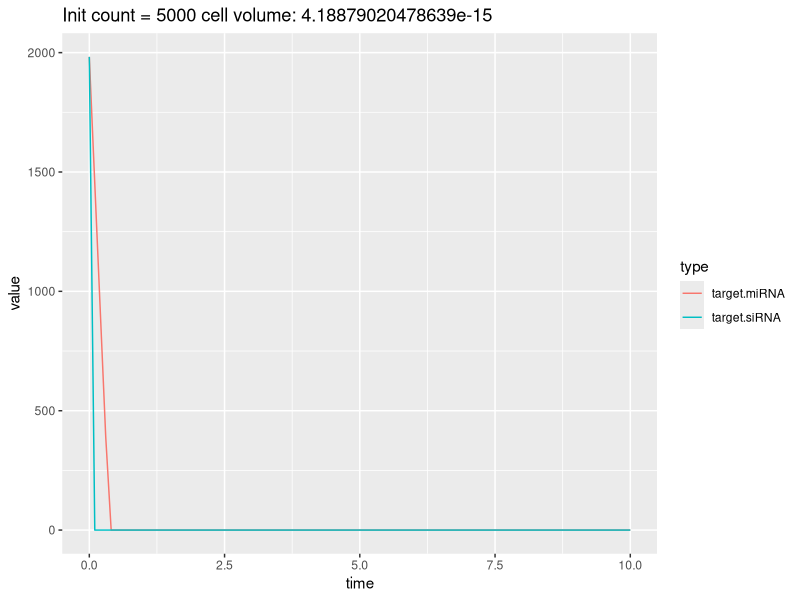
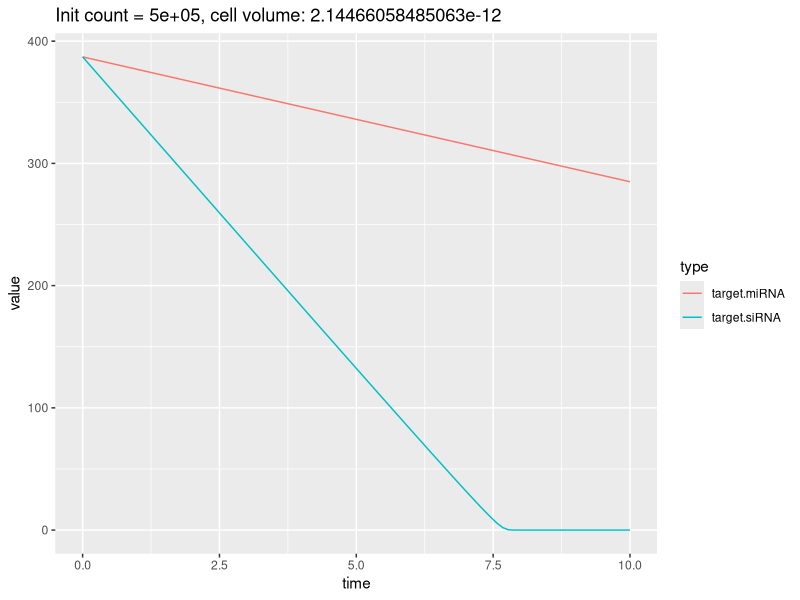

These charts were generated, in order, by the following R code:
## ---- chunk 1
library(deSolve)
library(tidyverse)
## ---- chunk 2
nanomole <- 6.022e14

params_miRNA_base <- c(
  K_M = 1.7,
  k_cat = 7.8e-2,
  k_on = 3.9e8,
  E_0_count = 1.7e5 / nanomole)

params_siRNA_base <- params_miRNA_base
params_siRNA_base["k_cat"] <- params_siRNA_base["k_cat"] * 5

params_miRNA_base["k_off"] <- params_miRNA_base["K_M"] * params_miRNA_base["k_on"] - params_miRNA_base["k_cat"]
params_siRNA_base["k_off"] <- params_miRNA_base["K_M"] * params_miRNA_base["k_on"] - params_miRNA_base["k_cat"]

RNA_count_normal <- 5000
cell_radius <- 10e-6 
cell_volume <- (4/3)*pi* cell_radius^3

RNA_count_oocyte <- 5e5
oocyte_radius <- 80e-6 
oocyte_volume <- (4/3)*pi* oocyte_radius^3

times <- seq(0,10, length.out = 100)

## ---- chunk 3

state <- c(target = RNA_count_normal / (nanomole * cell_volume))

mm_cleaveage <- function(t, state, parameters) {
  with(as.list(c(state, parameters)), {
    V_max <- k_cat * (E_0_count / cell_volume)
    rate_product <- (V_max * target) / (K_M + target)
    list(-rate_product)
  })
}


params_miRNA <- params_miRNA_base
params_miRNA["cell_volume"] <- cell_volume

params_siRNA <- params_siRNA_base
params_siRNA["cell_volume"] <- cell_volume

out.miRNA <- ode(y = state, times = times, func = mm_cleaveage, parms = params_miRNA)
out.siRNA <- ode(y = state, times = times, func = mm_cleaveage, parms = params_siRNA)

out.miRNA %>% as.data.frame() %>% rename(target.miRNA = target) %>% mutate(target.siRNA = out.siRNA[,"target"]) %>% gather("type", "value", -time) %>% ggplot(aes(x = time, y = value, color = type)) + geom_line() + ggtitle(paste0("Init count = ", RNA_count_normal, " cell volume: ", cell_volume))

state <- c(target = RNA_count_oocyte / (nanomole * oocyte_volume))

params_miRNA <- params_miRNA_base
params_miRNA["cell_volume"] <- oocyte_volume

params_siRNA <- params_siRNA_base
params_siRNA["cell_volume"] <- oocyte_volume

out.miRNA.oo <- ode(y = state, times = times, func = mm_cleaveage, parms = params_miRNA)
out.siRNA.oo <- ode(y = state, times = times, func = mm_cleaveage, parms = params_siRNA)

out.miRNA.oo %>% as.data.frame() %>% rename(target.miRNA = target) %>% mutate(target.siRNA = out.siRNA.oo[,"target"]) %>% gather("type", "value", -time) %>% ggplot(aes(x = time, y = value, color = type)) + geom_line() + ggtitle(paste0("Init count = ", RNA_count_oocyte, ", cell volume: ", oocyte_volume))

## ---- chunk 4
cleaveage_synthesis <- function(t, state, parameters) {
  with(as.list(c(state, parameters)), {
    enzyme <- -k_on * enzyme * target + k_off * complex + k_cat * complex
    target <- -k_on * enzyme * target + k_off * complex +                  (synthesis / cell_volume)
    complex <- k_on * enzyme * target - k_off * complex - k_cat * complex
    list(enzyme, target, complex)
  })
}
